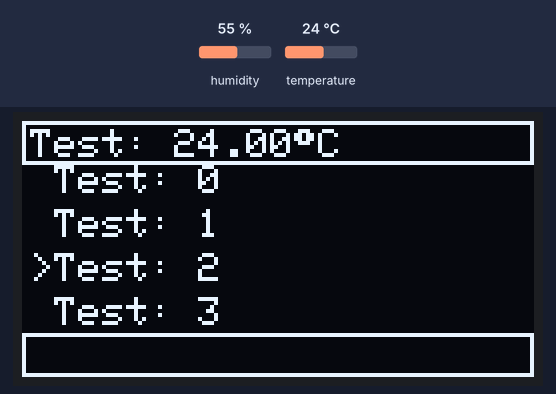
A program run on a simulated ESP32. Parts: 128×64 one-colour display. The test bench sets the inputs (shaded band); at power-on: temperature 24 °C, humidity 55 %. The display library's start-up logo is not drawn.

Above: at 1.14 s.
1.8 s: temperature set to 12 °C
At 2.52 s:
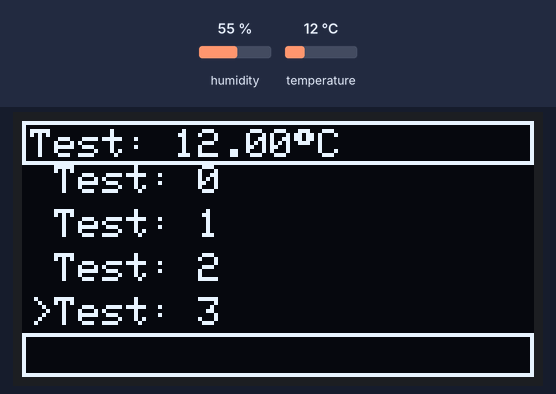
4.4 s: temperature set to 19 °C
At 6.44 s:
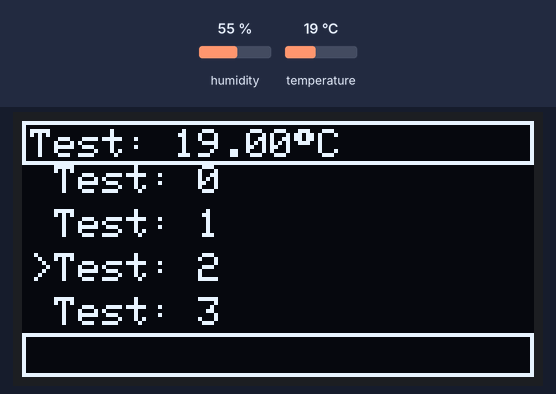
7.7 s: temperature set to 28 °C
At 8.54 s:
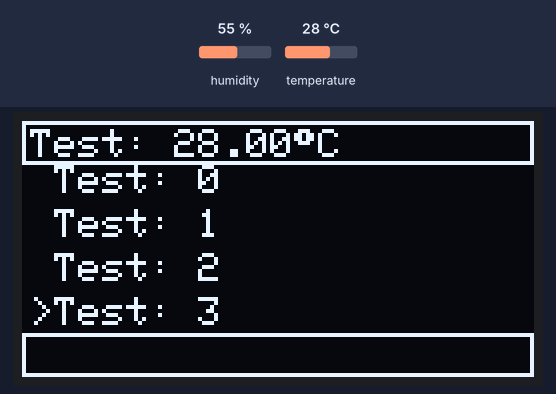
Timing chart, 0 to 10.7 s (numbered marks = the images above; inputs shaded):
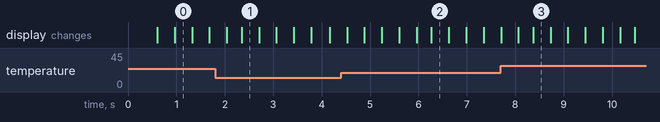

The program:

main.cpp
```cpp
#include <Arduino.h>
#include <Wire.h>
#include <SPI.h>
#include "DHT.h"
#include "Adafruit_GFX.h"
#include "Adafruit_SSD1306.h"

#define SCREEN_WIDTH 128
#define SCREEN_HEIGHT 64
#define DEGREE 247

#define OLED_RESET -1 // Reset pin
#define SCREEN_ADDRESS 0x3C

Adafruit_SSD1306 display(SCREEN_WIDTH,SCREEN_HEIGHT,&Wire, OLED_RESET);

#define CLK 32
#define DT 35
#define SW 34

#define DHTPIN 27
DHT dht(DHTPIN,DHT11);
long lastReadTime = 0;
float temp = dht.readTemperature();

void testScrollText(void);
void mainMenu(void);

int arrowPos = 0;

void setup() {
  // SSD1306_SWITCHCAPVCC = generate display voltage from 3.3V internally
  if(!display.begin(SSD1306_SWITCHCAPVCC, SCREEN_ADDRESS)) {
    Serial.println(F("SSD1306 allocation failed"));
    for(;;); // Don't proceed, loop forever
  }

  // Show initial display buffer contents on the screen --
  // the library initializes this with an Adafruit splash screen.
  display.display();
  delay(500); // Pause for 0.5 seconds

  dht.begin();
  }

void loop() {
  // Clear bufffer and re-write on loop call
  display.clearDisplay();
  mainMenu(); // Display the main menu with temperature sensor
  arrowPos++; // Increment arrow position
}

void mainMenu(void){

  if (millis()-lastReadTime > 1000){
    temp = dht.readTemperature();
    lastReadTime = millis();
  }

  /*
    Below are pixel art parameters
  */
  uint8_t width = 128;
  uint8_t height = 11;
  uint8_t x_cord = 0;
  uint8_t upper_y = 0;
  uint8_t lower_y = SCREEN_HEIGHT-height;
  uint8_t numLines = 4;

  display.drawRect(x_cord,upper_y,width,height, SSD1306_WHITE);
  display.setTextSize(1);
  display.setTextColor(SSD1306_WHITE);
  display.setCursor(x_cord+2, upper_y+2);
  display.printf("Test: %.2f%cC\n",temp,(char)DEGREE);

  uint8_t y_cord = upper_y+height;
  for (uint8_t i = 0; i < numLines;i++){
    display.setCursor(x_cord+2, y_cord);
    display.printf(" Test: %d\n",(uint8_t)i);
    y_cord += 11;

  }

  uint8_t arrP = upper_y+height+11*(arrowPos%numLines);
  display.setCursor(x_cord+2,arrP);
  display.printf(">");


  // display.drawFastHLine(x_cord,)
  display.drawRect(x_cord,lower_y,width,height, SSD1306_WHITE);
  display.display();
}
```
